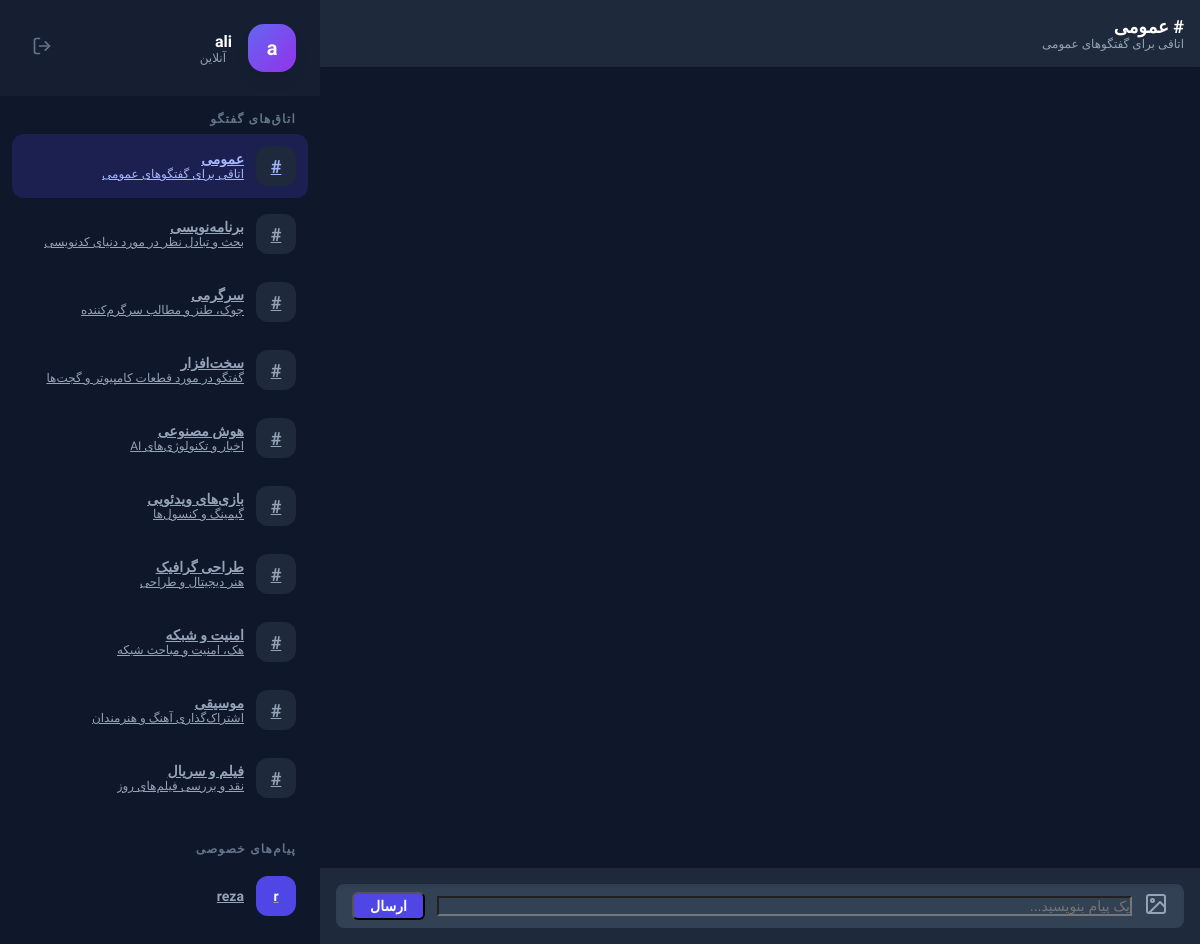
The page /chat (signed in) on the database its author committed.
### tables this page shows
CREATE TABLE rooms (
    id INTEGER PRIMARY KEY AUTOINCREMENT,
    name VARCHAR(100) NOT NULL,
    description TEXT
);

CREATE TABLE users (
    id INTEGER PRIMARY KEY AUTOINCREMENT,
    username VARCHAR(50) NOT NULL UNIQUE,
    password VARCHAR(255) NOT NULL,
    created_at TIMESTAMP DEFAULT CURRENT_TIMESTAMP
);

### app/Controllers/ChatController.php (called while the page is built, shortened)
<?php
class ChatController extends Controller {
    private $roomModel;
    private $userModel;
    private $pmModel;
    public function __construct() {
        $this->roomModel = new Room();
        $this->userModel = new User();
        $this->pmModel = new PrivateMessage();
    }
    public function index() {
        $rooms = $this->roomModel->getAll();
        $currentRoomId = $_GET['room_id'] ?? 1;
        $currentRoom = $this->roomModel->findById($currentRoomId);
        $onlineUsers = $this->userModel->getOnlineUsers($_SESSION['user_id']);
        $activePms = $this->pmModel->getActiveChats($_SESSION['user_id']);
        $this->view('chat/index', [
            'rooms' => $rooms,
            'currentRoom' => $currentRoom,
            'onlineUsers' => $onlineUsers,
            'activePms' => $activePms,
            'username' => $_SESSION['username']
        ]);
    }
}

### app/Core/Router.php (called while the page is built, shortened)
<?php
class Router {
    protected $routes = [];
    public function add($route, $controller, $action, $method = 'GET') {
        $this->routes[] = [
            'route' => $route,
            'controller' => $controller,
            'action' => $action,
            'method' => $method
        ];
    }
    public function dispatch($url, $requestMethod) {
        $url = parse_url($url, PHP_URL_PATH);
        foreach ($this->routes as $route) {
            if ($route['route'] === $url && $route['method'] === $requestMethod) {
                $controllerName = "App\Controllers\\" . $route['controller'];
                $action = $route['action'];
                if (class_exists($controllerName)) {
                    $controller = new $controllerName();
                    if (method_exists($controller, $action)) {
                        return $controller->$action();
                    }
                }
            }
        }
    }
}

### public/index.php (called while the page is built, shortened)
<?php
spl_autoload_register(function ($class) {
    $prefix = 'App\\';
    $base_dir = __DIR__ . '/../app/';
    $len = strlen($prefix);
    $relative_class = substr($class, $len);
    $file = $base_dir . str_replace('\\', '/', $relative_class) . '.php';
});
$router = new Router();
$router->add('/login', 'AuthController', 'showLogin', 'GET');
$router->add('/login', 'AuthController', 'login', 'POST');
$router->add('/register', 'AuthController', 'showRegister', 'GET');
$router->add('/register', 'AuthController', 'register', 'POST');
$router->add('/logout', 'AuthController', 'logout', 'GET');
$router->add('/chat', 'ChatController', 'index', 'GET');
$router->add('/api/chat/messages', 'ChatController', 'getMessages', 'GET');
$router->add('/api/chat/send', 'ChatController', 'sendMessage', 'POST');
$router->add('/private', 'PrivateController', 'chat', 'GET');
$router->add('/api/private/messages', 'PrivateController', 'getMessages', 'GET');
$router->add('/api/private/send', 'PrivateController', 'sendMessage', 'POST');
$router->add('/api/upload', 'UploadController', 'upload', 'POST');
$router->dispatch($_SERVER['REQUEST_URI'], $_SERVER['REQUEST_METHOD']);

### app/Core/Database.php (called while the page is built, shortened)
<?php
class Database {
    private static $instance = null;
    private $connection;
    private function __construct() {
        try {
            if (DB_TYPE === 'mysql') {
                $dsn = "mysql:host=" . DB_HOST . ";dbname=" . DB_NAME . ";charset=utf8mb4";
                $this->connection = new PDO($dsn, DB_USER, DB_PASS);
            } else {
                $this->connection = new PDO("sqlite:" . SQLITE_PATH);
            }
            $this->connection->setAttribute(PDO::ATTR_ERRMODE, PDO::ERRMODE_EXCEPTION);
            $this->connection->setAttribute(PDO::ATTR_DEFAULT_FETCH_MODE, PDO::FETCH_ASSOC);
            $this->connection->setAttribute(PDO::ATTR_EMULATE_PREPARES, false);
        } catch (PDOException $e) {
            die("Connection failed: " . $e->getMessage());
        }
    }
    public static function getInstance() {
        if (!self::$instance) {
            self::$instance = new self();
        }
        return self::$instance;
    }
    public function getConnection() {
        return $this->connection;
    }
    private function initialize() {
        $sql = file_get_contents(__DIR__ . '/../../database.sql');
        $queries = explode(';', $sql);
        foreach ($queries as $query) {
            $query = trim($query);
            if (!empty($query)) {
                $this->connection->exec($query);
            }
        }
    }
}

### app/Core/Model.php (called while the page is built, shortened)
<?php
class Model {
    public function __construct() {
        $this->db = Database::getInstance()->getConnection();
    }
}

### app/Models/Room.php (called while the page is built, shortened)
<?php
class Room extends Model {
    public function getAll() {
        $stmt = $this->db->prepare("SELECT * FROM rooms ORDER BY id ASC");
        $stmt->execute();
        return $stmt->fetchAll();
    }
    public function findById($id) {
        $stmt = $this->db->prepare("SELECT * FROM rooms WHERE id = :id");
        $stmt->execute(['id' => $id]);
        return $stmt->fetch();
    }
}

### app/Models/PrivateMessage.php (called while the page is built, shortened)
<?php
class PrivateMessage extends Model {
    public function getActiveChats($userId) {
        $stmt = $this->db->prepare("
            SELECT DISTINCT u.id, u.username
            FROM users u
            JOIN private_messages pm ON (u.id = pm.sender_id OR u.id = pm.receiver_id)
            WHERE (pm.sender_id = :user_id OR pm.receiver_id = :user_id)
            AND u.id != :user_id
        ");
        $stmt->execute(['user_id' => $userId]);
        return $stmt->fetchAll();
    }
}

### app/Models/User.php (called while the page is built, shortened)
<?php
class User extends Model {
    public function getOnlineUsers($currentUserId = null) {
        $sql = "SELECT id, username FROM users";
        $params = [];
        if ($currentUserId) {
            $sql .= " WHERE id != :id";
            $params = ['id' => $currentUserId];
        }
        $sql .= " ORDER BY username ASC";
        $stmt = $this->db->prepare($sql);
        $stmt->execute($params);
        return $stmt->fetchAll();
    }
}

### views/chat/index.php (the view, shortened to what this page needs)
<?php require_once __DIR__ . '/../layout/header.php'; ?>
<div class="flex h-full w-full" data-room-id="<?php echo $currentRoom['id']; ?>">
    <div class="chat-area flex-grow flex h-full overflow-hidden relative">
        <div class="flex-grow flex flex-col h-full border-l border-gray-800">
            <header class="p-4 bg-gray-800 flex items-center justify-between border-b border-gray-900 shadow-sm z-10">
                <div>
                    <h1 class="font-bold text-white text-lg"># <?php echo htmlspecialchars($currentRoom['name']); ?></h1>
                    <p class="text-xs text-gray-400"><?php echo htmlspecialchars($currentRoom['description']); ?></p>
                </div>
            </header>
            <div id="messages" class="flex-grow overflow-y-auto p-4 flex flex-col space-y-4 custom-scrollbar">
            </div>
            <div class="input-bar border-t border-gray-900 bg-gray-800 p-4">
                <div class="flex items-center bg-gray-700 rounded-lg px-4 py-2 gap-3 shadow-inner">
                    <label for="image-input" class="cursor-pointer text-gray-400 hover:text-white transition">
                        <svg xmlns="http://www.w3.org/2000/svg" width="24" height="24" viewBox="0 0 24 24" fill="none" stroke="currentColor" stroke-width="2" stroke-linecap="round" stroke-linejoin="round"><rect x="3" y="3" width="18" height="18" rx="2" ry="2"/><circle cx="8.5" cy="8.5" r="1.5"/><polyline points="21 15 16 10 5 21"/></svg>
                    </label>
                    <input type="text" id="message-input" placeholder="یک پیام بنویسید..." class="input-field flex-grow bg-transparent border-none outline-none text-white text-sm">
                    <button id="send-btn" class="bg-indigo-600 hover:bg-indigo-500 text-white px-4 py-1 rounded-md text-sm font-bold transition">ارسال</button>
                </div>
            </div>
        </div>
    </div>
    <div class="sidebar w-80 bg-gray-900 flex flex-col h-full shadow-2xl z-20">
        <div class="p-6 bg-gray-800/50 border-b border-gray-800">
            <div class="flex items-center gap-4">
                <div class="w-12 h-12 bg-gradient-to-br from-indigo-500 to-purple-600 rounded-2xl flex items-center justify-center font-bold text-white text-xl shadow-lg transform rotate-3">
                    <?php echo mb_substr($username, 0, 1); ?>
                </div>
                <div class="flex-grow">
                    <div class="text-base font-bold text-white"><?php echo htmlspecialchars($username); ?></div>
                    <div class="flex items-center gap-1.5">
                        <span class="text-xs text-gray-400">آنلاین</span>
                    </div>
                </div>
                <a href="/logout" class="p-2 text-gray-500 hover:text-red-400 transition" title="خروج">
                    <svg xmlns="http://www.w3.org/2000/svg" width="20" height="20" viewBox="0 0 24 24" fill="none" stroke="currentColor" stroke-width="2" stroke-linecap="round" stroke-linejoin="round"><path d="M9 21H5a2 2 0 0 1-2-2V5a2 2 0 0 1 2-2h4"/><polyline points="16 17 21 12 16 7"/><line x1="21" y1="12" x2="9" y2="12"/></svg>
                </a>
            </div>
        </div>
        <div class="flex-grow overflow-y-auto py-4 custom-scrollbar">
            <div class="px-6 mb-2 text-xs font-bold text-gray-500 uppercase tracking-widest">اتاق‌های گفتگو</div>
            <div class="space-y-1 px-3">
                <?php foreach ($rooms as $room): ?>
                    <a href="/chat?room_id=<?php echo $room['id']; ?>" class="room-item group flex items-center gap-3 p-3 rounded-xl transition <?php echo ($room['id'] == $currentRoom['id']) ? 'active bg-indigo-600/20 text-indigo-300' : 'text-gray-400 hover:bg-gray-800 hover:text-gray-200'; ?>">
                        <div class="w-10 h-10 rounded-xl bg-gray-800 flex items-center justify-center text-lg font-bold group-hover:bg-gray-700 transition">#</div>
                        <div class="flex flex-col overflow-hidden">
                            <span class="text-sm font-bold truncate"><?php echo htmlspecialchars($room['name']); ?></span>
                            <span class="text-xs opacity-60 truncate"><?php echo htmlspecialchars($room['description']); ?></span>
                        </div>
                    </a>
                <?php endforeach; ?>
            </div>
            <?php if (!empty($activePms)): ?>
                <div class="px-6 mt-8 mb-2 text-xs font-bold text-gray-500 uppercase tracking-widest">پیام‌های خصوصی</div>
                <div class="space-y-1 px-3">
                    <?php foreach ($activePms as $pm): ?>
                        <a href="/private?user_id=<?php echo $pm['id']; ?>" class="room-item flex items-center gap-3 p-3 rounded-xl text-gray-400 hover:bg-gray-800 hover:text-gray-200 transition">
                            <div class="w-10 h-10 bg-indigo-600 rounded-xl flex items-center justify-center text-sm font-bold text-white">
                                <?php echo mb_substr($pm['username'], 0, 1); ?>
                            </div>
                            <span class="text-sm font-bold"><?php echo htmlspecialchars($pm['username']); ?></span>
                        </a>
                    <?php endforeach; ?>
                </div>
            <?php endif; ?>
        </div>
    </div>
</div>
<?php require_once __DIR__ . '/../layout/footer.php'; ?>

### app/Core/Controller.php (shortened to what this page needs)
<?php
class Controller {
    protected function view($view, $data = []) {
        extract($data);
        $viewFile = __DIR__ . "/../../views/" . $view . ".php";
        if (file_exists($viewFile)) {
            require_once $viewFile;
        } else {
            die("View $view not found.");
        }
    }
}

### views/layout/header.php (shortened to what this page needs)
<!DOCTYPE html>
<html lang="fa" dir="rtl">
<head>
    <link rel="stylesheet" href="/static/assets/css/tailwind.css">
</head>
<body class="h-screen overflow-hidden" data-my-username="<?php echo $_SESSION['username'] ?? ''; ?>">

### views/layout/footer.php (shortened to what this page needs)
</body>
</html>

### rows shown on the page
rooms: name "عمومی", description "اتاقی برای گفتگوهای عمومی"
rooms: name "برنامه‌نویسی", description "بحث و تبادل نظر در مورد دنیای کدنویسی"
rooms: name "سرگرمی", description "جوک، طنز و مطالب سرگرم‌کننده"
rooms: name "سخت‌افزار", description "گفتگو در مورد قطعات کامپیوتر و گجت‌ها"
rooms: name "هوش مصنوعی", description "اخبار و تکنولوژی‌های AI"
rooms: name "بازی‌های ویدئویی", description "گیمینگ و کنسول‌ها"
rooms: name "طراحی گرافیک", description "هنر دیجیتال و طراحی"
rooms: name "امنیت و شبکه", description "هک، امنیت و مباحث شبکه"
rooms: name "موسیقی", description "اشتراک‌گذاری آهنگ و هنرمندان"
rooms: name "فیلم و سریال", description "نقد و بررسی فیلم‌های روز"
users: username "r", username "reza"

### other values the page prints
mb_substr($username, 0, 1) "a"
$username "ali"
